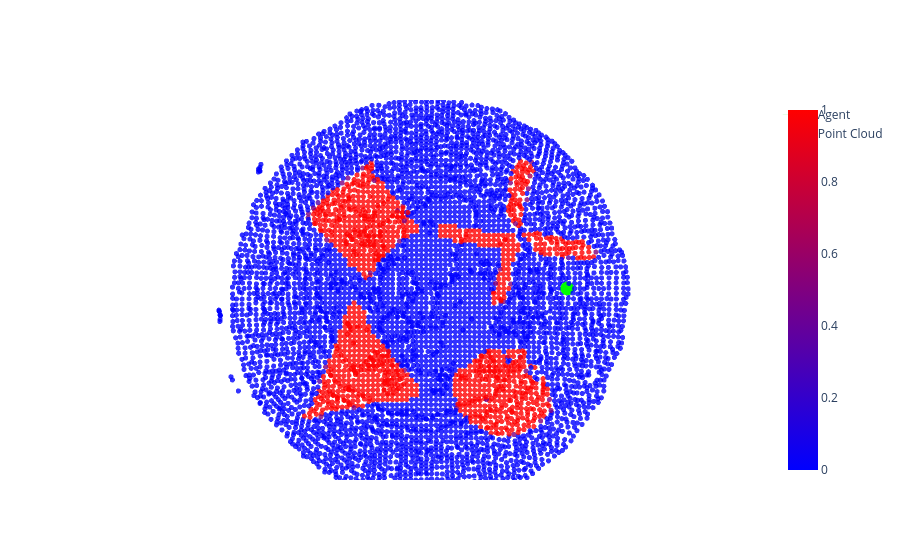

Write notebook code for a chart like this one.
### Code cell
#  Initialize the agent and visualize the initial position and the point cloud
# ===============================
nb_experiments = 10

x0_arr = np.load(f"{data_dir}{obj_name}/x0_arr_{nb_experiments}.npz")["x0_arr"]
# agent = FirstOrderAgent(
#     x=np.zeros(3), dim_t=param.timesteps, max_velocity=param.max_velocity
# )

agent = SecondOrderAgent(
    x=np.zeros(3), dim_t=param.timesteps, max_velocity=param.max_velocity,max_acceleration=param.max_acceleration*2
)
agent.x = x0_arr[experiment_index - 1, :]
agent.radius = param.agent_radius

plots = []
# visualize the agents' initial position
x = agent.x
scatter = go.Scatter3d(
    x=[x[0]],
    y=[x[1]],
    z=[x[2]],
    name="Agent",
    marker=dict(
        size=8,
        color="rgb(0,255,0)",
    ),
    line=dict(width=0.1),
)
plots.append(scatter)
visualize_point_cloud(pcloud.vertices, colors=pcloud.u0, plots=plots, is_show_plot=True)

### Figure 1 — Plotly figure (JSON) as saved in the notebook; plotly's stock layout.template omitted (floating-point values rounded to 4 significant figures; data arrays with more than 128 entries replaced by an {"elided": "..."} marker saying what was removed)
{"data": [{"line": {"width": 0.1}, "marker": {"color": "rgb(0,255,0)", "size": 8}, "name": "Agent", "type": "scatter3d", "x": [0.5957], "y": [0.3106], "z": [0.08647]}, {"marker": {"color": {"elided": "6228 float values"}, "colorscale": [[0, "rgb(0,0,255)"], [1, "rgb(255,0,0)"]], "opacity": 0.8, "showscale": true, "size": 3}, "mode": "markers", "name": "Point Cloud", "type": "scatter3d", "x": {"elided": "6228 float values"}, "y": {"elided": "6228 float values"}, "z": {"elided": "6228 float values"}}], "layout": {"scene": {"aspectmode": "data", "camera": {"center": {"x": 0, "y": 0, "z": 0}, "eye": {"x": 0, "y": 0, "z": 2}, "up": {"x": 0, "y": 1, "z": 0}}, "xaxis": {"visible": false}, "yaxis": {"visible": false}, "zaxis": {"visible": false}}, "showlegend": true}}
